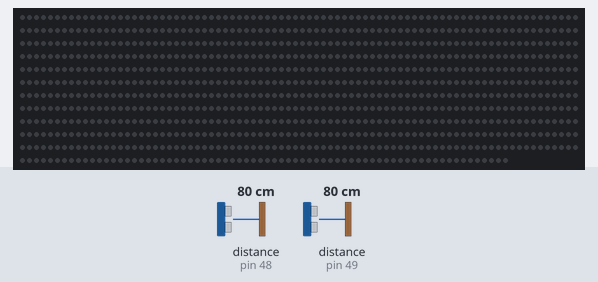
A sketch run on a simulated Arduino Uno, built with avr-gcc and run on an emulated ATmega328P. Shown: 950 RGB LEDs in strip order, left to right, continuing on the next row. Inputs (shaded band) come from the test bench; at power-on: distance to the obstacle (sensors on pin 48, pin 49) 80 cm. Dim RGB values are drawn brighter than linear; random numbers use the default seed unless the sketch sets one.

Above: at 1.2 s.
1.3 s: distance to the obstacle (sensor on pin 48) set to 75 cm
4.3 s: distance to the obstacle (sensor on pin 48) set to 67 cm
At 6.2 s:
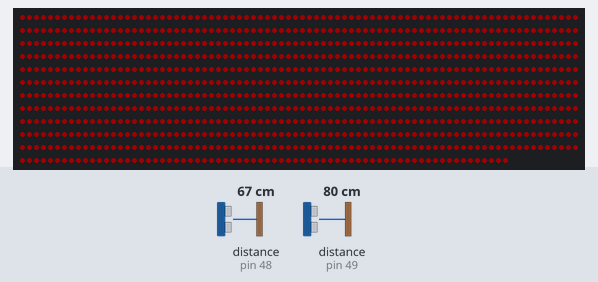
7.0 s: distance to the obstacle (sensor on pin 49) set to 75 cm
9.9 s: distance to the obstacle (sensor on pin 49) set to 68 cm
At 12.3 s:
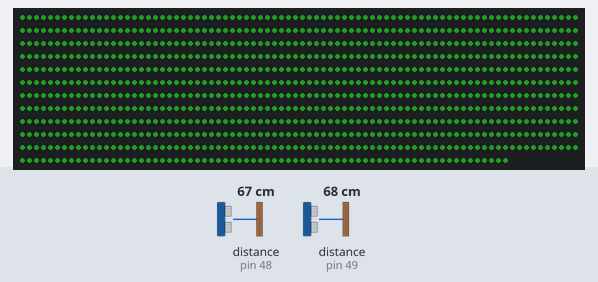
Timing chart, 0 to 13.8 s (numbered marks = the images above; inputs shaded):
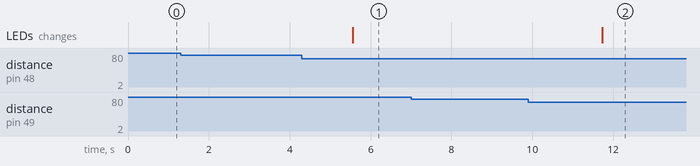

The sketch:

wersja-oryginalna-refactor.ino
```cpp
#include <Arduino.h>
#include <Adafruit_VL53L0X.h>
#include <Adafruit_NeoPixel.h>

// Constants
constexpr uint8_t BUFFER_SIZE = 64;
constexpr uint8_t PIN_LED = 8;
constexpr uint16_t LED_COUNT = 950;
constexpr uint8_t SENSOR1_XSHUT = 7;
constexpr uint8_t SENSOR2_XSHUT = 6;
constexpr uint8_t BRIGHTNESS = 30;
constexpr uint8_t RAINBOW_STEP = 512;
constexpr uint8_t ANIMATION_COUNT = 3;
constexpr uint16_t MIN_DISTANCE = 150;
constexpr uint16_t MAX_DISTANCE = 700;
constexpr uint16_t TIMING_BUDGET = 83000; // microseconds
constexpr unsigned long ANIMATION_INTERVAL = 4000;
constexpr unsigned long LIGHT_DURATION = 18000;
constexpr unsigned long SENSOR_BLOCK_TIME = 3000;
constexpr unsigned long MIN_LOW_DISTANCE_TIME = 3000;
constexpr unsigned long POST_CHANGE_WAIT = 3000;

// Globals
char buffer[BUFFER_SIZE];
uint8_t bufferIndex = 0;
Adafruit_VL53L0X sensor1, sensor2;
Adafruit_NeoPixel strip(LED_COUNT, PIN_LED, NEO_GRB + NEO_KHZ800);
int distance1 = 0, distance2 = 0;
int currentAnimation1 = 0, currentAnimation2 = 0;
bool sensor1Active = false, sensor2Active = false;
unsigned long lastRainbowAngle = 0;
unsigned long animationChangeTime1 = 0, animationChangeTime2 = 0;
unsigned long lightStartTime = 0, sensorBlockTime = 0;
unsigned long lowDistanceDuration1 = 0, lowDistanceDuration2 = 0;

void initSensors();
void handleAnimations();
void animateSensor1();
void animateSensor2();
void readDistances();
void updateLights();
void switchAnimation(int &currentAnimation);
void rainbowAnimation();
void clearBuffer();

void setup() {
  Serial.begin(9600);
  strip.setBrightness(BRIGHTNESS);
  strip.begin();
  strip.show();
  initSensors();
}

void loop() {
  readDistances();
  handleAnimations();
  updateLights();
}

void initSensors() {
  Wire.begin();

  pinMode(SENSOR1_XSHUT, OUTPUT);
  digitalWrite(SENSOR1_XSHUT, LOW);
  delay(10);
  digitalWrite(SENSOR1_XSHUT, HIGH);
  delay(10);

  if (!sensor1.begin(0x30)) {
    Serial.println("Sensor 1 initialization failed! Retrying...");
    for (int i = 0; i < 3; ++i) {
      delay(500);
      if (sensor1.begin(0x30)) {
        Serial.println("Sensor 1 initialized successfully on retry.");
        break;
      }
    }
    if (!sensor1.begin(0x30)) {
      Serial.println("Sensor 1 failed to initialize after retries. Halting...");
      while (1);
    }
  }
  sensor1.setMeasurementTimingBudgetMicroSeconds(TIMING_BUDGET);

  pinMode(SENSOR2_XSHUT, OUTPUT);
  digitalWrite(SENSOR2_XSHUT, LOW);
  delay(10);
  digitalWrite(SENSOR2_XSHUT, HIGH);
  delay(10);

  if (!sensor2.begin(0x31)) {
    Serial.println("Sensor 2 initialization failed! Retrying...");
    for (int i = 0; i < 3; ++i) {
      delay(500);
      if (sensor2.begin(0x31)) {
        Serial.print("Sensor 2 retry ");
        Serial.print(i + 1);
        Serial.println(" successful.");
        break;
      }
    }
    if (!sensor2.begin(0x31)) {
      Serial.println("Sensor 2 failed to initialize after retries. Halting...");
      while (1);
    }
  }
  sensor2.setMeasurementTimingBudgetMicroSeconds(TIMING_BUDGET);
}

void handleAnimations() {
  if (distance1 < 70) {
    if (!sensor1Active) {
      animationChangeTime1 = millis();
      sensor1Active = true;
    }
    lowDistanceDuration1 = millis() - animationChangeTime1;
    if (lowDistanceDuration1 >= MIN_LOW_DISTANCE_TIME) {
      switchAnimation(currentAnimation1);
      sensor1Active = false;
    }
  } else {
    sensor1Active = false;
    lowDistanceDuration1 = 0;
  }

  if (distance2 < 70) {
    if (!sensor2Active) {
      animationChangeTime2 = millis();
      sensor2Active = true;
    }
    lowDistanceDuration2 = millis() - animationChangeTime2;
    if (lowDistanceDuration2 >= MIN_LOW_DISTANCE_TIME) {
      switchAnimation(currentAnimation2);
      sensor2Active = false;
    }
  } else {
    sensor2Active = false;
    lowDistanceDuration2 = 0;
  }
}

void readDistances() {
  VL53L0X_RangingMeasurementData_t data1, data2;
  sensor1.rangingTest(&data1, false);
  sensor2.rangingTest(&data2, false);
  distance1 = data1.RangeMilliMeter;
  distance2 = data2.RangeMilliMeter;

  if (millis() - sensorBlockTime >= SENSOR_BLOCK_TIME) {
    if (!sensor1Active && distance1 >= MIN_DISTANCE && distance1 <= MAX_DISTANCE) {
      sensor1Active = true;
      sensor2Active = false;
      sensorBlockTime = millis();
      animateSensor1();
    }

    if (!sensor2Active && distance2 >= MIN_DISTANCE && distance2 <= MAX_DISTANCE) {
      sensor2Active = true;
      sensor1Active = false;
      sensorBlockTime = millis();
      animateSensor2();
    }
  }
}

void updateLights() {
  unsigned long currentTime = millis();

  if ((sensor1Active || sensor2Active) && lightStartTime == 0) {
    lightStartTime = currentTime;
  }

  if (sensor1Active && distance1 > MAX_DISTANCE) {
    sensor1Active = false;
  }

  if (sensor2Active && distance2 > MAX_DISTANCE) {
    sensor2Active = false;
  }

  if (currentTime - lightStartTime >= LIGHT_DURATION) {
    sensor1Active = false;
    sensor2Active = false;
    lightStartTime = 0;

    for (int i = 0; i < LED_COUNT; i++) {
      strip.setPixelColor(i, 0);
    }
    strip.show();
  }
}

void switchAnimation(int &currentAnimation) {
  currentAnimation = (currentAnimation + 1) % ANIMATION_COUNT;
}

void animateSensor1() {
  switch (currentAnimation1) {
    case 0:
      rainbowAnimation();
      break;
    case 1:
      for (int i = 0; i < LED_COUNT; i++) {
        strip.setPixelColor(i, strip.Color(50, 50, 255));
      }
      break;
    case 2:
      for (int i = 0; i < LED_COUNT; i++) {
        strip.setPixelColor(i, strip.Color(255, 50, 0));
      }
      break;
  }
  strip.show();
}

void animateSensor2() {
  switch (currentAnimation2) {
    case 0:
      for (int i = 0; i < LED_COUNT; i++) {
        strip.setPixelColor(i, strip.Color(50, 255, 50));
      }
      break;
    case 1:
      for (int i = 0; i < LED_COUNT; i++) {
        strip.setPixelColor(i, strip.Color(random(256), random(256), random(256)));
      }
      break;
    case 2:
      for (int i = 0; i < LED_COUNT; i++) {
        strip.setPixelColor(i, strip.Color(50, 155, 155));
      }
      break;
  }
  strip.show();
}

void rainbowAnimation() {
  for (int i = 0; i < LED_COUNT; i++) {
    int hue = (lastRainbowAngle + (i * RAINBOW_STEP) / LED_COUNT) % 65536;
    strip.setPixelColor(i, strip.gamma32(strip.ColorHSV(hue, 255, 255)));
  }
  lastRainbowAngle = (lastRainbowAngle + 256) % 65536;
  strip.show();
}

void clearBuffer() {
  bufferIndex = 0;
  memset(buffer, 0, BUFFER_SIZE);
}
```

Measured:
- the behaviour switches between 71 and 70 cm on distance to the obstacle (sensor on pin 48) (found by bisection; images 0 and 1)
- the behaviour switches between 71 and 70 cm on distance to the obstacle (sensor on pin 49) (found by bisection; images 1 and 2)
- after the input at 1.3 s, every drawn part: stays the same
- after the input at 4.3 s, the LEDs: change after 1.3 s (image 1)
- after the input at 7.0 s, every drawn part: stays the same
- after the input at 9.9 s, the LEDs: change after 1.8 s (image 2)
